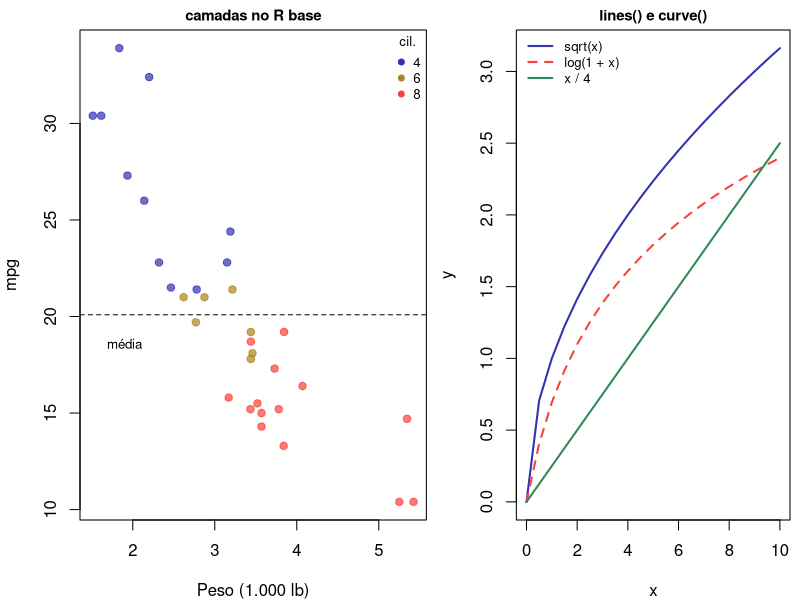

The R script that drew this image:
pdf("imagens/r_base_detalhes.pdf", width = 6.4, height = 2.6)
layout(matrix(1:2, nrow = 1), widths = c(1.2, 1))
par(mar = c(4, 4, 1.5, 0.5), cex.main = 0.9)
plot(mpg ~ wt, data = mtcars, type = "n", main = "camadas no R base",
     xlab = "Peso (1.000 lb)", ylab = "mpg")
cores <- c("4" = "#3333B2", "6" = "#AD841F", "8" = "#F9423A")
points(mtcars$wt, mtcars$mpg, pch = 19, col = adjustcolor(cores[as.character(mtcars$cyl)], 0.7))
abline(h = mean(mtcars$mpg), lty = 2)
text(1.9, mean(mtcars$mpg) - 1.5, "média", cex = 0.8)
legend("topright", legend = names(cores), col = cores, pch = 19, title = "cil.", bty = "n", cex = 0.8)
x <- seq(0, 10, by = 0.5)
plot(x, sqrt(x), type = "l", lwd = 2, col = "#3333B2", main = "lines() e curve()", ylab = "y")
lines(x, log1p(x), lwd = 2, lty = 2, col = "#F9423A")
curve(x / 4, add = TRUE, col = "#2E8B57", lwd = 2)
legend("topleft", c("sqrt(x)", "log(1 + x)", "x / 4"), lty = c(1, 2, 1),
       col = c("#3333B2", "#F9423A", "#2E8B57"), lwd = 2, bty = "n", cex = 0.8)
invisible(dev.off())
